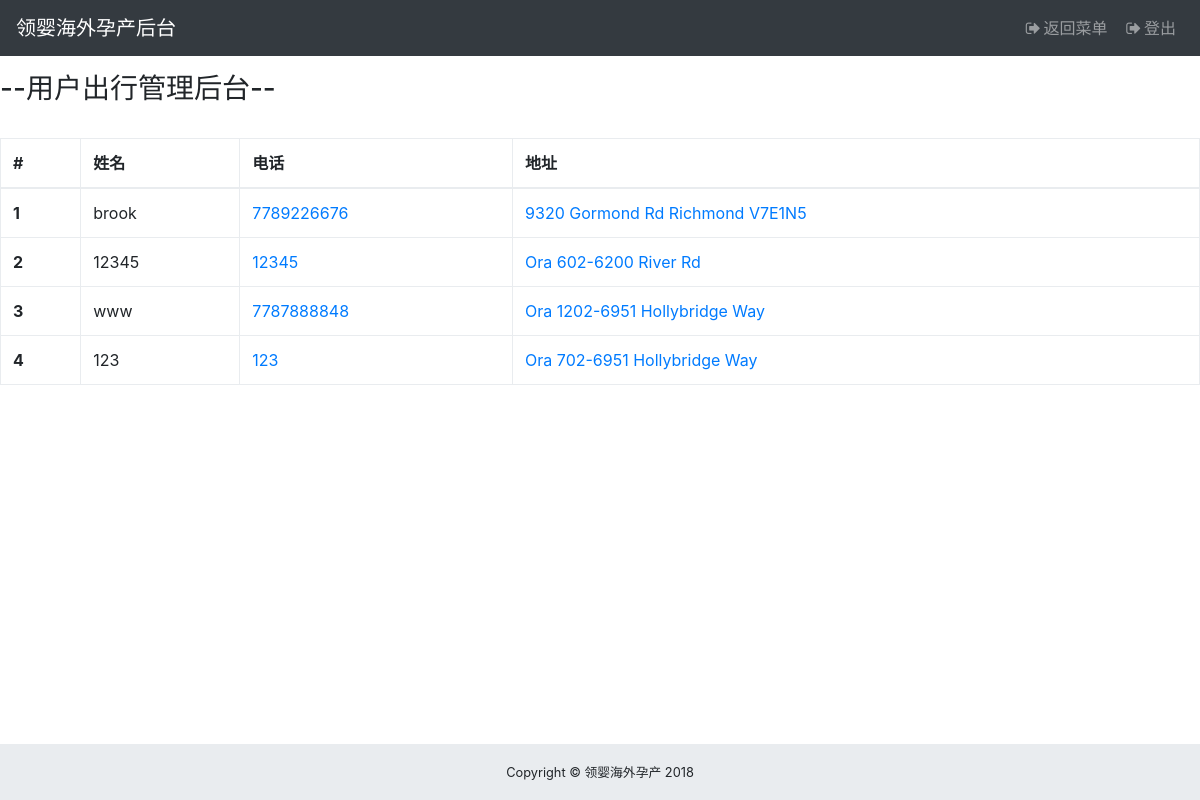
The app's page /admin/user_pickup_info.php (signed in), older data.
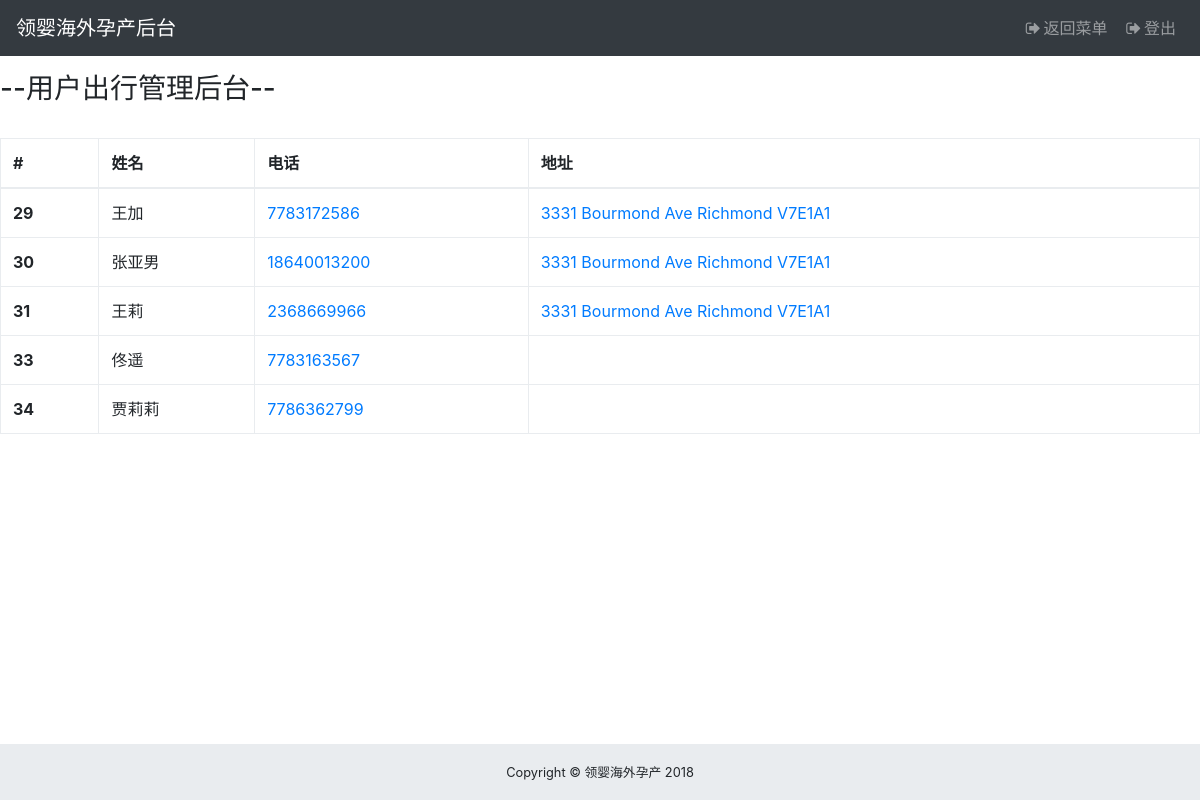
The same page, newer data.
### tables this page shows
CREATE TABLE `users` (
  `uid` int(5) NOT NULL,
  `username` varchar(10) NOT NULL,
  `phone` bigint(50) NOT NULL,
  `email` varchar(50) NOT NULL,
  `password` varchar(100) NOT NULL,
  `weChat` varchar(50) NOT NULL,
  `timeDeliver` varchar(50) NOT NULL,
  `create_time` date NOT NULL,
  `role` varchar(10) DEFAULT NULL,
  `salt` varchar(6) NOT NULL,
  `address` varchar(100) DEFAULT NULL,
  `flight` int(5) DEFAULT '1',
  `flightTotal` int(10) DEFAULT '1',
  `special_medical` int(5) DEFAULT '0',
  `special_medicalTotal` int(10) DEFAULT '0',
  `pickup` int(5) DEFAULT NULL,
  `pickupTotal` int(20) DEFAULT NULL,
  `medicals` int(5) DEFAULT NULL,
  `medicalsTotal` int(20) DEFAULT NULL,
  `isActive` int(2) DEFAULT NULL
);

### admin/model/user.pickup.info.php (the view, shortened to what this page needs)
<?php if(!defined('In_System')) exit("Access Denied");
class UserPickupInfo{
    public function generateTable(){
        GLOBAL $mysqli;
        $profile_query = "SELECT * FROM users";
        $results = mysqli_fetch_all($mysqli->query($profile_query), MYSQLI_ASSOC);
		if(sizeof($results) > 0){
            echo sprintf("
            <div class=\"table-responsive\">
                <table class=\"table table-bordered\">
                <thead>
                    <tr>
                        <th>#</th>
                        <th>姓名</th>
                        <th>电话</th>
                        <th>地址</th>
                    </tr>
                </thead>
                <tbody>
            ");
            foreach( $results as $result){
                echo sprintf("
                            <form action=\"./user_permission_detail.php\" method=\"post\">
                            <tr>
                                <th scope=row><input type=\"hidden\" name= \"salt\" value= %s>%d</th>
                                <td>%s</td>
                                <td><a href=\"tel:%d\">%d</a></td>
                                <td><a href=\"./map/lookupAddr.php?address=%s\">%s</td>
                            </tr>
                            </form>
                ", $result['salt'], $result['uid'], $result['username'], $result['phone'], $result['phone'], $result['address'], $result['address']);
            }
            echo sprintf("
                    </tbody>
                    </table>
                </div>");
			return 1;
		}else{
			return 0;
		}
    }
}
?>

Row changes from the older to the newer data that the page shows:
removed users: uid "1", username "brook", phone "7789226676", address "9320 Gormond Rd Richmond V7E1N5"
removed users: uid "2", username "12345", phone "12345", address "Ora 602-6200 River Rd"
removed users: uid "3", username "www", phone "7787888848", address "Ora 1202-6951 Hollybridge Way"
removed users: uid "4", username "123", phone "123", address "Ora 702-6951 Hollybridge Way"
added users: uid "29", username "王加", phone "7783172586", address "3331 Bourmond Ave Richmond V7E1A1"
added users: uid "30", username "张亚男", phone "18640013200", address "3331 Bourmond Ave Richmond V7E1A1"
added users: uid "31", username "王莉", phone "2368669966", address "3331 Bourmond Ave Richmond V7E1A1"
added users: uid "33", username "佟遥", phone "7783163567"
added users: uid "34", username "贾莉莉", phone "7786362799"
